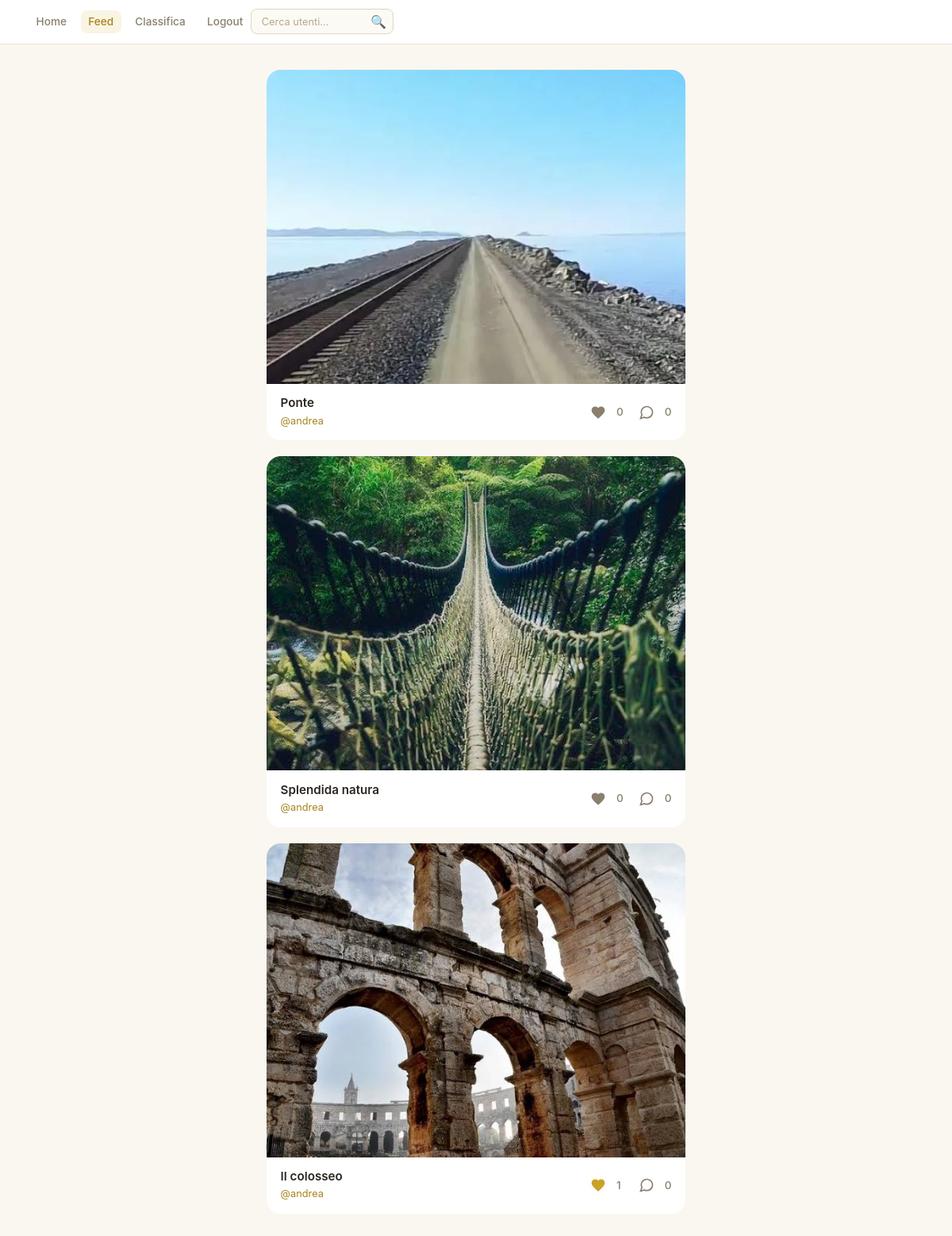
/pagine/feed.php (signed in), run on the app's committed database.
### tables this page shows
CREATE TABLE `posts` (
  `id` int(11) NOT NULL,
  `id_user` int(11) NOT NULL,
  `text_content` varchar(255) DEFAULT NULL,
  `image_content` varchar(255) NOT NULL,
  `creation_date` datetime NOT NULL DEFAULT current_timestamp()
);

CREATE TABLE `users` (
  `id` int(11) NOT NULL,
  `username` varchar(20) NOT NULL,
  `email` varchar(50) NOT NULL,
  `password` varchar(100) NOT NULL,
  `token_balance` int(11) DEFAULT 0,
  `last_daily_bonus` date DEFAULT NULL,
  `pfp` varchar(255) DEFAULT 'storage_utenti/default_pfp.jpg',
  `bio` varchar(255) DEFAULT NULL,
  `creation_date` date NOT NULL DEFAULT current_timestamp(),
  `type` enum('user','admin') NOT NULL DEFAULT 'user'
);

### backend/feed_logic.php (called while the page is built, shortened)
<?php
    include_once '../backend/db.php';
    $user_id = $_SESSION['id'];
    $query = "SELECT posts.*, users.username, users.id AS user_id_record,
              (SELECT COUNT(*) FROM comments WHERE id_post = posts.id) AS comment_count,
              (SELECT COUNT(*) FROM interactions WHERE id_element = posts.id AND element = 'post' AND type = 'like') AS numero_like,
              (SELECT COUNT(*) FROM interactions WHERE id_element = posts.id AND id_user = ? AND element = 'post' AND type = 'like') AS gia_messo_like
              FROM posts
              JOIN users ON posts.id_user = users.id
              ORDER BY posts.id DESC";
    $stmt = mysqli_prepare($conn, $query);
    mysqli_stmt_bind_param($stmt, "i", $user_id);
    mysqli_stmt_execute($stmt);
    $result = mysqli_stmt_get_result($stmt);
?>

### pagine/feed.php (the view, shortened to what this page needs)
<!DOCTYPE html>
<html lang="it">
<head>
    <link rel="stylesheet" href="../css/styles.css">
    <link rel="stylesheet" href="../css/feed.css">
</head>
<body>
    <?php include_once '../recycled/header.php'; ?>
    <div class="feed-container">
        <?php
        include_once '../backend/feed_logic.php';
        while ($row = mysqli_fetch_assoc($result)) {
        ?>
        <section class="feed-item" >
            <div class="feed-cover" onclick="window.location.href='post_details.php?id=<?php echo $row['id']; ?>'">
                <?php echo '<img src="../' . $row['image_content'] . '" alt="image_content">'; ?>
            </div>
            <div class="feed-footer">
            <div class="feed-info">
                <h3><?php echo htmlspecialchars($row['text_content']); ?></h3>
                <p>
                    <a href="profile.php?username=<?php echo htmlspecialchars($row['username']); ?>">
                        @<?php echo htmlspecialchars($row['username']); ?>
                    </a>
                </p>
            </div>
            <div class="actions-container">
            <div class="like-container">
                <button class="like-btn <?php echo ($row['gia_messo_like'] > 0) ? 'liked' : ''; ?>"
                        onclick="likeToggle(this, <?php echo $row['id']; ?>)">
                    <svg viewBox="0 0 24 24"><path d="M12 21.35l-1.45-1.32C5.4 15.36 2 12.28 2 8.5 2 5.42 4.42 3 7.5 3c1.74 0 3.41.81 4.5 2.09C13.09 3.81 14.76 3 16.5 3 19.58 3 22 5.42 22 8.5c0 3.78-3.4 6.86-8.55 11.54L12 21.35z"/></svg>
                </button>
                <span class="like-count"><?php echo $row['numero_like']; ?></span>
            </div>
                <div class="comment-container">
                            <a href="post_details.php?id=<?php echo $row['id']; ?>" class="comment-btn">
                                <svg viewBox="0 0 24 24" class="comment-icon-glow">
        <path d="M21 11.5a8.38 8.38 0 0 1-.9 3.8 8.5 8.5 0 0 1-7.6 4.7 8.38 8.38 0 0 1-3.8-.9L3 21l1.9-5.7a8.38 8.38 0 0 1-.9-3.8 8.5 8.5 0 0 1 4.7-7.6 8.38 8.38 0 0 1 3.8-.9h.5a8.48 8.48 0 0 1 8 8v.5z"/>
    </svg>
                            </a>
                            <span class="comment-count"><?php echo $row['comment_count'] ?? 0; ?></span>
                </div>
            </div>
        </div>
        </section>
        <?php } ?>
    </div>
</body>
</html>

### recycled/header.php (shortened to what this page needs)
<?php
    $current_page = basename($_SERVER['PHP_SELF']);
?>
<header>
    <nav>
        <ul>
            <div class="nav-menu">
                <li><a href="home.php" class="<?php echo $current_page == 'home.php' ? 'current' : ''; ?>">Home</a></li>
                <li><a href="feed.php" class="<?php echo $current_page == 'feed.php' ? 'current' : ''; ?>">Feed</a></li>
                <li><a href="leaderboard.php" class="<?php echo $current_page == 'leaderboard.php' ? 'current' : ''; ?>">Classifica</a></li>
                <li><a href="../backend/logout.php">Logout</a></li>
            </div>
            <li class="search-item">
                <form action="search.php" method="get" class="search-form">
                    <input name="search" type="text" placeholder="Cerca utenti..." autocomplete="off">
                    <button type="submit" class="search-btn" style="background:none; border:none; cursor:pointer;">🔍</button>
                </form>
            </li>
        </ul>
    </nav>
</header>

### css/styles.css (style rules this page uses)
:root { --bg: #faf7f0; --surface: #ffffff; --surface-2: #f5efe2; --accent: #c9a227; --accent-dim: #a8841c; --accent-glow: rgba(201, 162, 39, 0.12); --text: #2b2520; --text-muted: #8a7f6e; --radius-sm: 8px; --radius-md: 12px; --radius-lg: 18px; --transition: 0.2s ease; }
*, *::before, *::after { box-sizing: border-box; margin: 0; padding: 0; }
html { font-size: 16px; -webkit-text-size-adjust: 100%; }
body { background-color: var(--bg); color: var(--text); font-family: 'Inter', system-ui, -apple-system, sans-serif; line-height: 1.6; min-height: 100vh; }
a { color: var(--accent-dim); text-decoration: none; transition: color var(--transition); }
img { display: block; max-width: 100%; height: auto; }
h1, h2, h3, h4 { font-weight: 600; line-height: 1.3; color: var(--text); }
input, textarea, select, button { font-family: inherit; font-size: 1rem; }
nav, header { background-color: var(--surface); border-bottom: 1px solid #ece4d3; position: sticky; top: 0; z-index: 100; padding: 0 1.25rem; height: 56px; display: flex; align-items: center; justify-content: space-between; }
nav a, header a { color: var(--text-muted); font-size: 0.9rem; font-weight: 500; padding: 0.35rem 0.75rem; border-radius: var(--radius-sm); transition: background var(--transition), color var(--transition); }

### css/feed.css (style rules this page uses)
.feed-container { display: flex; flex-direction: column; gap: 1.25rem; max-width: 560px; margin: 2rem auto; padding: 0 1rem; }
.feed-item { background: var(--surface); border-radius: var(--radius-lg); overflow: hidden; transition: transform var(--transition); }
.feed-cover { width: 100%; aspect-ratio: 4 / 3; overflow: hidden; background: #f5efe2; }
.feed-cover img { width: 100%; height: 100%; object-fit: cover; transition: transform 0.35s ease; }
.feed-footer { display: flex; align-items: center; justify-content: space-between; padding: 0.9rem 1.1rem; gap: 1rem; }
.feed-info { flex: 1; min-width: 0; }
.feed-info h3 { font-size: 0.95rem; font-weight: 600; white-space: nowrap; overflow: hidden; text-overflow: ellipsis; margin-bottom: 0.15rem; }
.feed-info p { font-size: 0.8rem; color: var(--text-muted); }
.feed-info p a { color: var(--accent-dim); }
.actions-container { display: flex; align-items: center; gap: 0.8rem; flex-shrink: 0; margin-left: auto; }
.like-container, .comment-container { display: flex; align-items: center; gap: 0.4rem; }
.like-btn svg { width: 20px; height: 20px; fill: var(--text-muted, #8a7f6e); transition: fill var(--transition), transform 0.15s ease; display: block; }
.like-btn, .comment-btn { background: none; border: none; cursor: pointer; padding: 0.4rem; border-radius: 50%; display: flex; align-items: center; justify-content: center; transition: background var(--transition), transform 0.2s ease; text-decoration: none; }
.comment-btn svg { width: 20px; height: 20px; fill: none; stroke: var(--text-muted, #8a7f6e); stroke-width: 2; display: block; transition: stroke var(--transition), filter var(--transition); }
.like-count, .comment-count { font-size: 0.85rem; font-weight: 500; color: var(--text-muted); min-width: 1ch; }
.like-btn.liked svg { fill: var(--accent); filter: drop-shadow(0 0 5px var(--accent-glow)); }

### recycled/header.php (style rules this page uses)
header { background: var(--surface); border-bottom: 1px solid #ece4d3; padding: 0.6rem 0; position: sticky; top: 0; z-index: 1000; }
header nav ul { display: flex; align-items: center; justify-content: space-between; list-style: none; max-width: 1000px; margin: 0 auto; padding: 0 1rem; }
.nav-menu { display: flex; align-items: center; gap: 0.5rem; flex: 1; }
header nav ul li a { color: var(--text-muted); font-size: 0.85rem; font-weight: 500; padding: 0.4rem 0.6rem; border-radius: var(--radius-sm); text-decoration: none; white-space: nowrap; }
header nav ul li a.current { background: var(--accent-glow); color: var(--accent-dim); }
.search-item { flex: 0 0 auto; width: 180px; }
.search-form { display: flex; align-items: center; background: #fcfaf5; border: 1px solid #e0d6bf; border-radius: var(--radius-sm); padding: 0.2rem 0.5rem; transition: border-color var(--transition); }
.search-form input { background: none; border: none; color: var(--text); padding: 0.3rem; font-size: 0.8rem; outline: none; width: 100%; }
.search-form input::placeholder { color: #b5a98a; }
.search-btn { color: var(--text-muted); transition: color var(--transition); }

### data on the page
posts: image_content (picture), text_content "Ponte", id_user.username "andrea", numero_like "0", comment_count "0"
posts: image_content (picture), text_content "Splendida natura", id_user.username "andrea", numero_like "0", comment_count "0"
posts: image_content (picture), text_content "Il colosseo", id_user.username "andrea", numero_like "1", comment_count "0"
